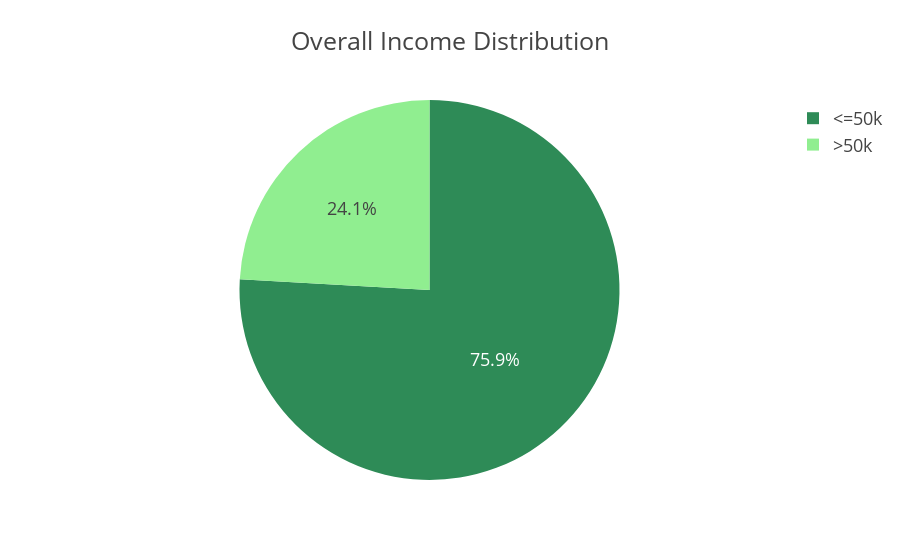

The notebook cell saved with this chart:
### Markdown cell above
This pie chart visualizes the overall income split: 76% of individuals earn ≤50K, while 24% earn >50K. This means that nearly 3 out of 4 individuals fall into the lower income bracket (<=50K). This shows that there is a significant imbalance.

### Code cell
fig = px.pie(adult_df_income, names='income', values='total', title='Overall Income Distribution', color_discrete_sequence=['seagreen','lightgreen'])
fig.update_layout(template="presentation", paper_bgcolor="rgba(0, 0, 0, 0)", plot_bgcolor ="rgba(0, 0, 0, 0)")
fig.show()
fig.write_image(os.path.join(results_dir,'income_distribution_pie_chart.jpg'))
fig.write_image(os.path.join(results_dir,'income_distribution_pie_chart.png'))
fig.write_html(os.path.join(results_dir,'income_distribution_pie_chart.html'))

### Figure 1 — Plotly figure (JSON) as saved in the notebook; plotly's stock layout.template omitted (floating-point values rounded to 4 significant figures)
{"data": [{"domain": {"x": [0, 1], "y": [0, 1]}, "hovertemplate": "income=%{label}<br>total=%{value}<extra></extra>", "labels": ["<=50k", ">50k"], "legendgroup": "", "name": "", "showlegend": true, "type": "pie", "values": [24679, 7836]}], "layout": {"autosize": true, "legend": {"tracegroupgap": 0}, "paper_bgcolor": "rgba(0, 0, 0, 0)", "piecolorway": ["seagreen", "lightgreen"], "plot_bgcolor": "rgba(0, 0, 0, 0)", "title": {"text": "Overall Income Distribution"}}}
